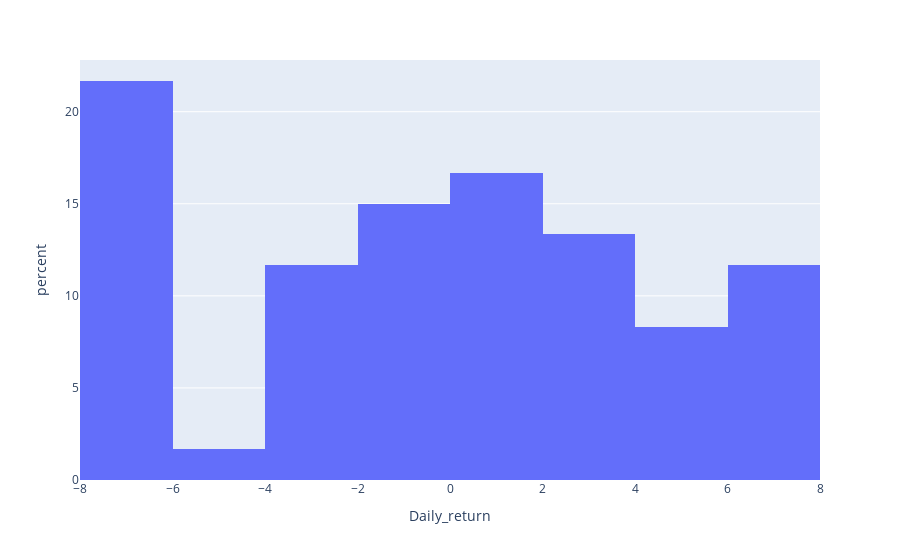

Notebook code cell kept with this figure:
### Code cell
dfig = go.Figure()
px.histogram(df.head(60), x="Daily_return",histnorm='percent')

### Figure 1 — Plotly figure (JSON) as saved in the notebook; plotly's stock layout.template omitted (floating-point values rounded to 4 significant figures)
{"data": [{"alignmentgroup": "True", "bingroup": "x", "histnorm": "percent", "hovertemplate": "Daily_return=%{x}<br>percent=%{y}<extra></extra>", "legendgroup": "", "marker": {"color": "#636efa"}, "name": "", "offsetgroup": "", "orientation": "v", "showlegend": false, "type": "histogram", "x": [-0.3322, 3.0, 1.133, 0.48, -1.911, -0.1623, 0.813, 0.9677, 2.077, -3.13, -3.069, 6.833, 2.964, 2.424, -5.917, 7.075, 4.552, 1.264, 3.606, 4.016, 0.3861, 6.282, -6.514, -6.452, -0.6897, 4.306, 7.057, -0.1244, -3.611, -2.713, -6.507, -2.983, 1.464, -6.494, -6.481, 5.281, -6.426, -6.533, -6.452, 2.49, -2.243, -3.442, 2.97, -0.7692, 1.163, -6.513, -6.148, 0.2183, -6.536, 7.459, 7.375, 5.859, 3.435, 1.845, -1.449, -0.5515, 6.1, -6.446, -6.518, -1.594], "xaxis": "x", "yaxis": "y"}], "layout": {"barmode": "relative", "legend": {"tracegroupgap": 0}, "margin": {"t": 60}, "xaxis": {"anchor": "y", "domain": [0, 1], "title": {"text": "Daily_return"}}, "yaxis": {"anchor": "x", "domain": [0, 1], "title": {"text": "percent"}}}}
